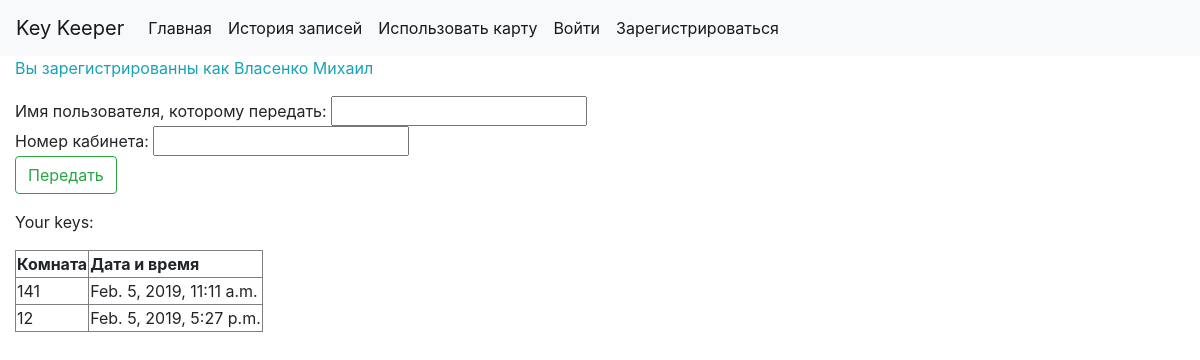
Page / (signed in) on the earlier database version.
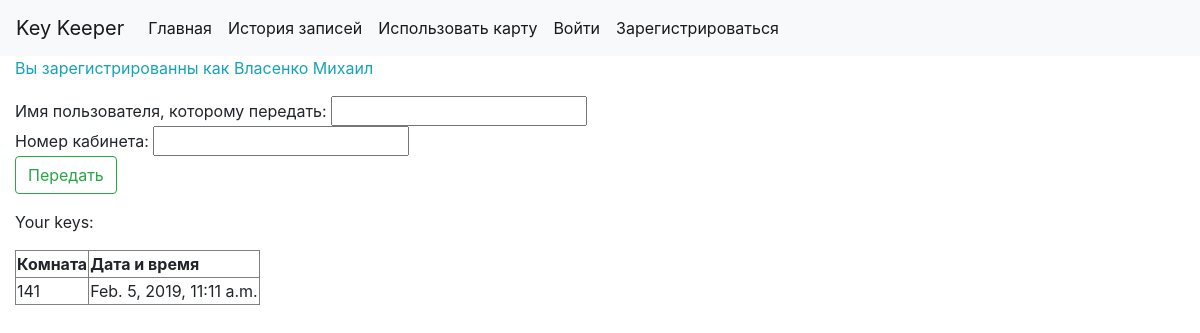
Same page on the later database version.
### keeper/models.py (models this page shows)
class History(models.Model):
    key = models.IntegerField()
    time_cr = models.DateTimeField(default=datetime.datetime.now)
    user_id = models.ForeignKey(CustomUser, on_delete=models.CASCADE)
    active = models.BooleanField(default=True)
    time_back = models.DateTimeField(default=datetime.datetime.min)

### keeper/views.py (the view)
# urls.py: path('', views.index, name='index'),
@login_required
def index(request):
    context = {}
    if request.method == 'POST':
        f = TransferForm(request.POST)
        if f.is_valid():
            try:
                tran_user = CustomUser.objects.filter(username=f.data['username']).get()
                try:
                    hist2 = History.objects.filter(key=f.data['key_num'], user_id=request.user, active=True).get()
                    hist2.active = False
                    hist2.time_back = datetime.datetime.now()
                    hist2.save()
                    hist = History(key=f.data['key_num'], time_cr=datetime.datetime.now(), user_id=tran_user)
                    hist.save()
                    context['message'] = 'Вы передали ключ!'
                except ObjectDoesNotExist:
                    context['message'] = 'У вас нет такого ключа'
            except ObjectDoesNotExist:
                context['message'] = 'Нет такого пользователя'
    else:
        f = TransferForm()
    if request.user.is_active:
        key_list = History.objects.filter(user_id=request.user, active=True)
        context['key_list'] = key_list
    context['form'] = f
    context['user_id'] = str(request.user.last_name) + ' ' + str(request.user.first_name)
    return render(request, 'transfer.html', context)

### keeper/forms.py
class TransferForm(forms.Form):
    username = forms.CharField(label='Имя пользователя, которому передать:', max_length=100, required=True)
    key_num = forms.IntegerField(label='Номер кабинета:', max_value=1000, required=True)

### keeper/templates/transfer.html (shortened to what this page needs)
<!DOCTYPE html>
<html lang="en">
<head>
    <link rel="stylesheet" href="https://stackpath.bootstrapcdn.com/bootstrap/4.2.1/css/bootstrap.min.css">
</head>
<body>
{% include "includes/nav_bar.html" %}
    <div class="container-fluid">
        <p class="text-info">Вы зарегистрированны как {{ user_id }}</p>
        <form method="POST">
            {{ form.username.label }} {{ form.username }}
            <br>
            {{ form.key_num.label }} {{ form.key_num }}
            <br>
            <input type="submit" value="Передать" class="btn btn-outline-success">
        </form>
        {% if key_list %}
            <p>Your keys:</p>
            <table border="1">
            <tr>
                <th>Комната</th>
                <th>Дата и время</th>
            </tr>
            {% for elem in key_list %}
                <tr><td>{{ elem.key }}</td> <td>{{ elem.time_cr }}</td></tr>
            {% endfor %}
            </table>
        {% else %}
            <p>На вас не записано ни одного ключа</p>
        {% endif %}
    </div>
</body>
</html>

Differences in the rows shown:
no longer on this page (row edited): History: key "12", time_cr "Feb. 5, 2019, 5:27 p.m."
